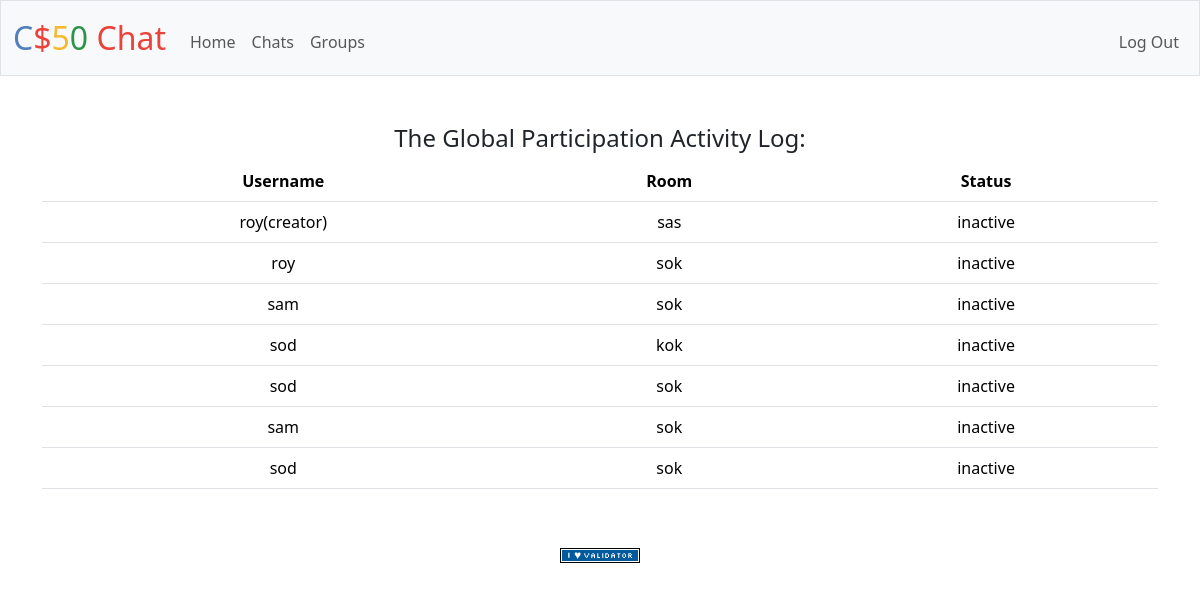
Page /group (signed in) on the earlier database version.
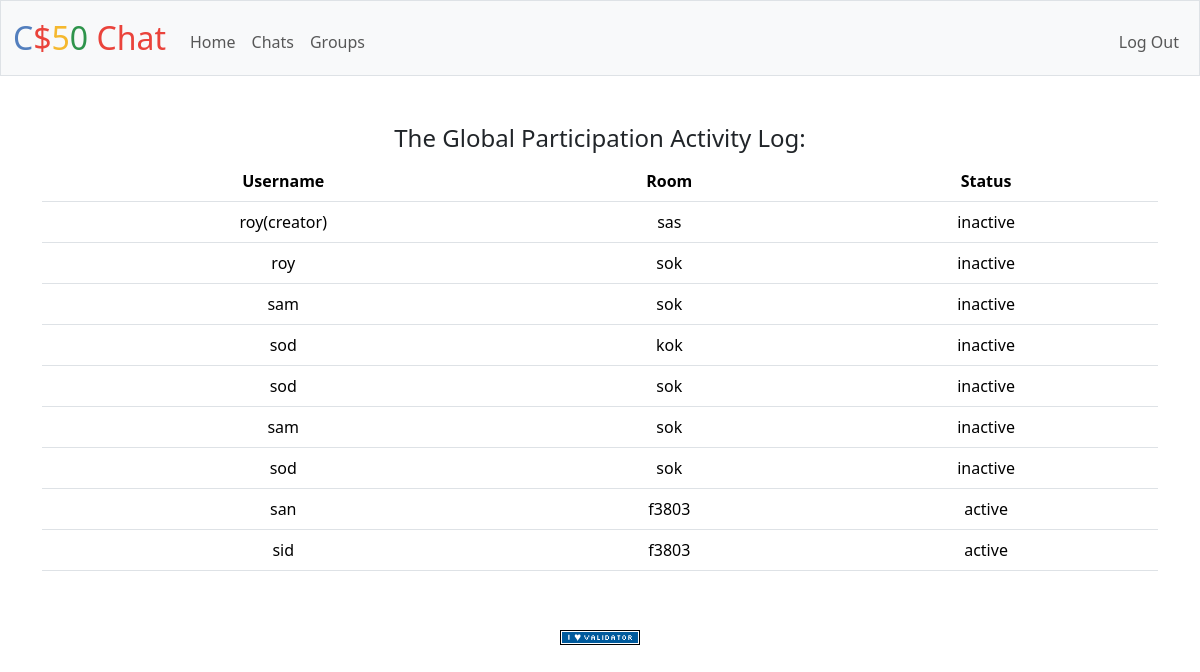
Same page on the later database version.
### tables this page shows
CREATE TABLE "info" (
    rid INTEGER NOT NULL ,
    rname TEXT NOT NULL,
username TEXT NOT NULL, status TEXT,id INTEGER PRIMARY KEY AUTOINCREMENT,
user_id INTEGER,
    FOREIGN KEY (user_id) REFERENCES users(id)
);

### app.py (the view)
@app.route('/group')
@login_required
def group():
    rows = db.execute(
        "SELECT rname,username,status FROM info"
    )
    return render_template("groups.html", rows=rows)

### app.py (called while the page is built)
@app.after_request
def after_request(response):
    response.headers["Cache-Control"] = "no-cache, no-store, must-revalidate"
    response.headers["Expires"] = 0
    response.headers["Pragma"] = "no-cache"
    return response

### helpers.py (called while the page is built)
def login_required(f):
    @wraps(f)
    def decorated_function(*args, **kwargs):
        if session.get("user_id") is None:
            return redirect("/login")
        return f(*args, **kwargs)
    return decorated_function

### templates/groups.html (shortened to what this page needs)
{% extends "layout.html" %}
{% block main %}
    <h4>The Global Participation Activity Log: </h4>
    <table class = "table my-2">
        <thead>
        <tr>
          <th>Username</th>
          <th>Room</th>
          <th>Status</th>
        </tr>
      </thead>
      <tbody>
        {% for row in rows %}
            <tr>
              <td> {{ row.username }}</td>
              <td> {{ row.rname }}</td>
              <td> {{ row.status }}</td>
            </tr>
        {% endfor %}
      </tbody>
    </table>
{% endblock %}

### templates/layout.html (shortened to what this page needs)
<!DOCTYPE html>
<html lang="en">
    <head>
        <link href="https://cdn.jsdelivr.net/npm/bootstrap@5.3.2/dist/css/bootstrap.min.css" rel="stylesheet">
        <link href="/static/styles.css" rel="stylesheet">
    </head>
    <body>
        <nav class="bg-light border navbar navbar-expand-md navbar-light">
            <div class="container-fluid">
                <a class="navbar-brand" href="/"><span class="blue">C</span><span class="red">$</span><span class="yellow">5</span><span class="green">0</span> <span class="red">Chat</span></a>
                <div class="collapse navbar-collapse" id="navbar">
                    {% if session["user_id"] %}
                        <ul class="navbar-nav me-auto mt-2">
                            <li class="nav-item"><a class="nav-link" href="/">Home</a></li>
                            <li class="nav-item"><a class="nav-link" href="/chat">Chats</a></li>
                            <li class="nav-item"><a class="nav-link" href="/group">Groups</a></li>
                        </ul>
                        <ul class="navbar-nav ms-auto mt-2">
                            <li class="nav-item"><a class="nav-link" href="/logout">Log Out</a></li>
                        </ul>
                    {% else %}
                        <ul class="navbar-nav ms-auto mt-2">
                            <li class="nav-item"><a class="nav-link" href="/register">Register</a></li>
                            <li class="nav-item"><a class="nav-link" href="/login">Log In</a></li>
                        </ul>
                    {% endif %}
                </div>
            </div>
        </nav>
        <main class="container py-5 text-center">
            {% block main %}{% endblock %}
        </main>
        <footer class="mb-5">
            <form action="https://validator.w3.org/check" class="text-center" enctype="multipart/form-data" method="post" target="_blank">
                <input alt="Validate" src="/static/I_heart_validator.png" type="image">
            </form>
        </footer>
    </body>
</html>

### static/styles.css (style rules this page uses)
nav .navbar-brand { font-size: xx-large; }
nav .navbar-brand .blue { color: #537fbe; }
nav .navbar-brand .red { color: #ea433b; }
nav .navbar-brand .yellow { color: #f5b82e; }
nav .navbar-brand .green { color: #2e944b; }

Differences in the rows shown:
added info: username "san", rname "f3803", status "active"
added info: username "sid", rname "f3803", status "active"
